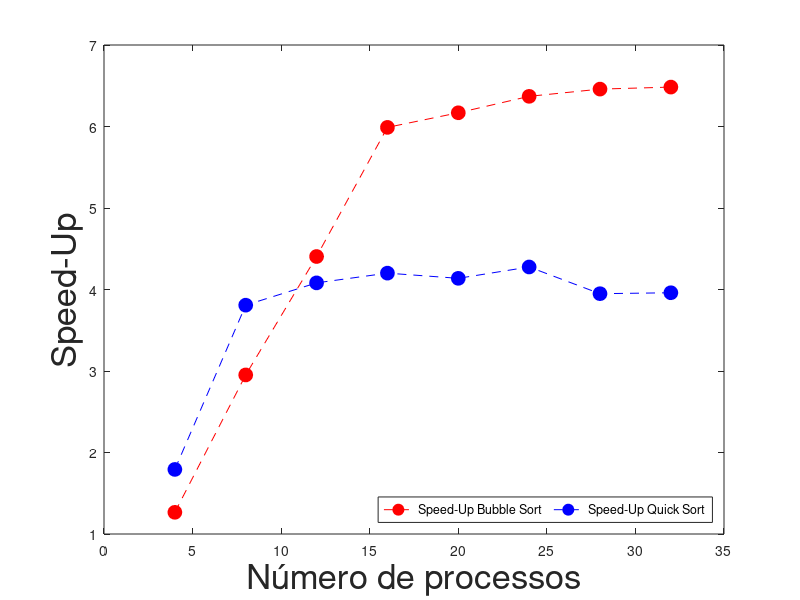
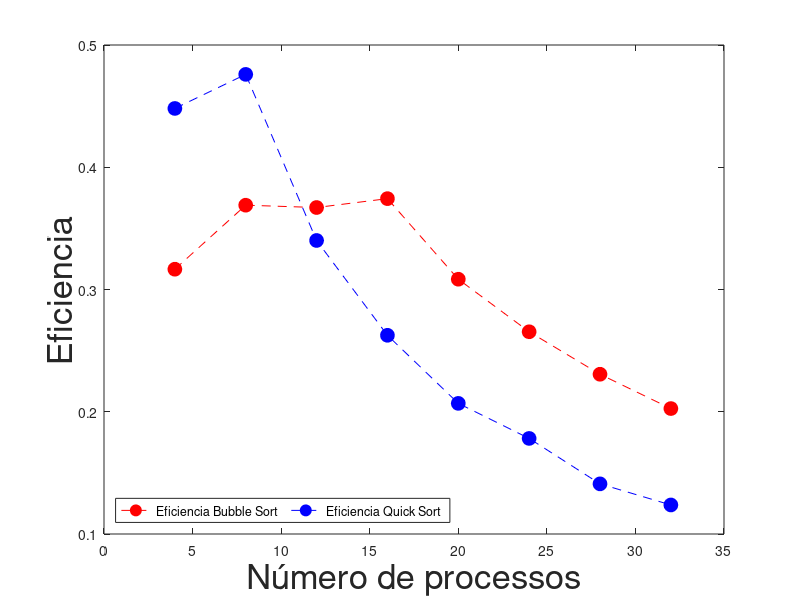

Write MATLAB code to recreate these figures, in order.
x= 4:4:32
su_bub= [1.266380 2.951709 4.404753 5.989174 6.168365 6.370211 6.458801 6.483555]
ef_bub= [0.316595 0.368964 0.367063 0.374323 0.308418 0.265425 0.230671 0.202611]
su_q= [1.792433 3.807778 4.081270 4.200765 4.137171 4.276391 3.948507 3.960099]
ef_q= [0.448108 0.475972 0.340106 0.262548 0.206859 0.178183 0.141018 0.123753]
plot_su_bub2 = plot(x,su_bub,'--r','marker','o','markerfacecolor','r','markersize',10);
hold on
plot_su_q2 = plot(x,su_q,'--b','marker','o','markerfacecolor','b','markersize',10);
labelx_h = xlabel('Número de processos','fontsize',25);
labelx_h = ylabel('Speed-Up','fontsize',25);
legend_h = legend('Speed-Up Bubble Sort', 'Speed-Up Quick Sort', 'location','southeast','orientation','horizontal');
figure
plot_ef_bub2 = plot(x,ef_bub,'--r','marker','o','markerfacecolor','r','markersize',10);
hold on
plot_ef_q2 = plot(x,ef_q,'--b','marker','o','markerfacecolor','b','markersize',10);
labelx_h = xlabel('Número de processos','fontsize',25);
labelx_h = ylabel('Eficiencia','fontsize',25);
legend_h = legend('Eficiencia Bubble Sort', 'Eficiencia Quick Sort','location','southwest','orientation','horizontal');